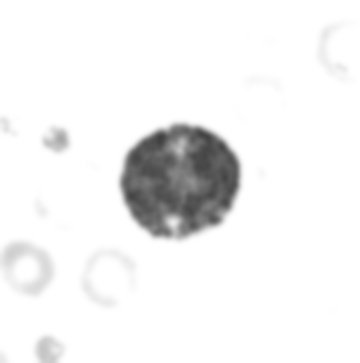
#> input picture Demo/Basophil/BA_47.jpg, 360 x 363 px, found by its file name; its folder holds only this picture in this run
$ jupyter execute --allow-errors wbc_cnn.ipynb   (shell and % lines are left out)
#> lines starting #> are read from the running program, lines starting #| are printed output that depends on the picture
# Classification of White Blood Cell Images using Convolutionary Neural Networks

**Required dataset**

Double-labelled RaabinWBC: https://dl.raabindata.com/WBC/Cropped_double_labeled/

PBC dataset: https://data.mendeley.com/datasets/snkd93bnjr/1

**Required environment**

pytorch 2.2.2

python 3.8

[cell 1]
# import libraries
import os
import cv2
import torch
from torch.utils.data import DataLoader, random_split
from torchvision.datasets import ImageFolder
import torchvision.transforms as transforms
from torchvision import models
import torch.nn as nn
import torch.optim as optim
from torcheval.metrics.functional import multiclass_f1_score, multiclass_accuracy, multiclass_confusion_matrix, multiclass_precision, multiclass_recall
import numpy as np
import pandas as pd
import seaborn as sns
import matplotlib.pyplot as plt
from matplotlib.ticker import PercentFormatter
from sklearn.metrics import confusion_matrix

## Data Preprocessing

Using OpenCV to transform colored images to grayscale images with addition of embossing, shadow, brightness, halo ring, etc...

[cell 2]
# Define function to transform image in each folder and save to a new folder

def transform_images(input_folder, output_folder, bright,highlight,black):
#> in transform_images, image is the input picture: shape (363, 360, 3); min 63, max 255, mean 241.4
    def transform_image(image):
        # Convert the image to HSV
        hsv_image = cv2.cvtColor(image, cv2.COLOR_BGR2HSV)
#> hsv_image: shape (363, 360, 3); mean H, S, V 0, 0, 241.4

        # Split the HSV image into its components
        h, s, v = cv2.split(hsv_image)
#> h: shape (363, 360); every value is 0

        # Define the embossing kernel
        kernel = np.array([[0, -1, -1],
                           [1, 0, -1],
                           [1, 1, 0]])

        # Apply convolution to the value component
        embossed_v = cv2.filter2D(v, -1, kernel)
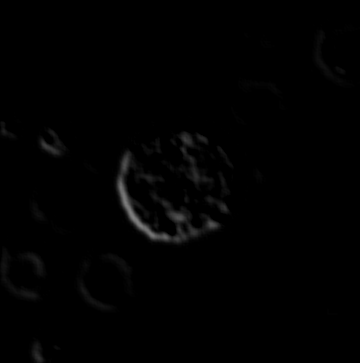
#> embossed_v: shape (363, 360); min 0, max 128, mean 1.6

        # Invert the colors
        inverted_embossed_v = 255 - embossed_v
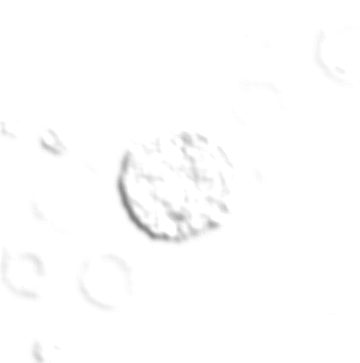
#> inverted_embossed_v: shape (363, 360); min 127, max 255, mean 253.4

        # Add more gray color by blending the smoothed image with the original value component
        blended_v = cv2.addWeighted(v, 1.0, inverted_embossed_v, 0.1, 20)
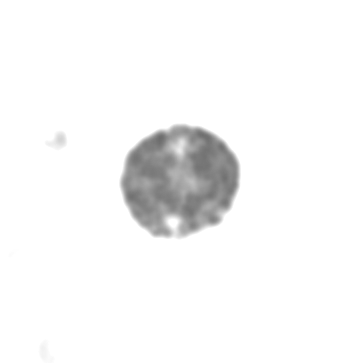
#> blended_v: shape (363, 360); min 108, max 255, mean 246.6

        # Increase shadow black
        increased_shadow_black_v = cv2.addWeighted(blended_v, 0.7, np.zeros_like(blended_v), 0, black)
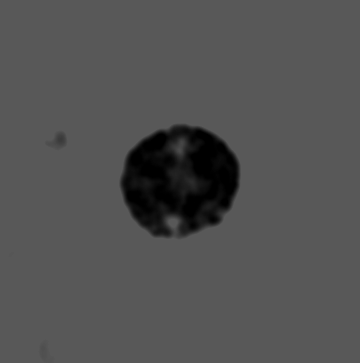
#> increased_shadow_black_v: shape (363, 360); min 0, max 88, mean 82.2

        # Increase brightness
        enhance_v = cv2.addWeighted(increased_shadow_black_v, bright , np.zeros_like(increased_shadow_black_v), 0, 10)
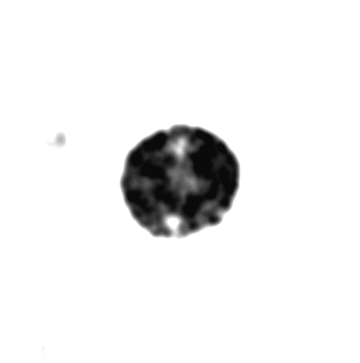
#> enhance_v: shape (363, 360); min 10, max 255, mean 239.2

        # Create a halo ring
        halo_mask = cv2.GaussianBlur(enhance_v, (0, 0), 10)
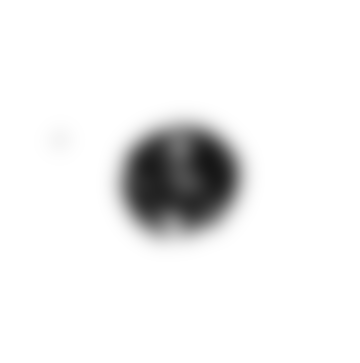
#> halo_mask: shape (363, 360); min 22, max 255, mean 239.2
        halo_ring = cv2.addWeighted(enhance_v, 1.5, halo_mask, -0.5, 0)

        # Increase highlight
        increased_highlight_v = cv2.addWeighted(halo_ring, 1, np.zeros_like(halo_ring), 0, highlight)


        # Apply Gaussian blur to smooth the image
        smoothed_image = cv2.GaussianBlur(increased_highlight_v, (15, 15), 0)

        return smoothed_image

    # Create the output folder if it doesn't exist
    if not os.path.exists(output_folder):
        os.makedirs(output_folder)

    # Loop through image files in the input folder
    for filename in os.listdir(input_folder):
        if filename.endswith('.jpg') or filename.endswith('.jpeg') or filename.endswith('.png'):
            # Load the image
            img_path = os.path.join(input_folder, filename)
            image = cv2.imread(img_path)

            # Apply transformation
            transformed_image = transform_image(image)

            # Save the transformed image to the output folder
            output_path = os.path.join(output_folder, filename)
            cv2.imwrite(output_path, transformed_image)

    print("Transformation complete.")

Apply the defined function to transform images in Train, Test A, and PBC

[cell 3]
# Transform image in Train dataset
transform_images('./data/RaabinWBC/Train/Basophil', './data/RaabinWBC/Train_gray/Basophil',3,10,-90)
#> (the rest of this cell did not finish here and is left out)

transform_images('./data/RaabinWBC/Train/Lymphocyte', './data/RaabinWBC/Train_gray/Lymphocyte',2.4,15,-100)
transform_images('./data/RaabinWBC/Train/Monocyte', './data/RaabinWBC/Train_gray/Monocyte',2.3,15,-100)
transform_images('./data/RaabinWBC/Train/Neutrophil', './data/RaabinWBC/Train_gray/Neutrophil',2.3,15,-80)
# Transform image in TestA dataset
transform_images('./data/RaabinWBC/TestA/Lymphocyte', './data/RaabinWBC/TestA_gray/Lymphocyte',2.4,15,-100)
transform_images('./data/RaabinWBC/TestA/Neutrophil', './data/RaabinWBC/TestA_gray/Neutrophil',2.3,15,-80)
transform_images('./data/RaabinWBC/TestA/Basophil', './data/RaabinWBC/TestA_gray/Basophil',3,10,-90)
transform_images('./data/RaabinWBC/TestA/Eosinophil', './data/RaabinWBC/TestA_gray/Eosinophil',2.4,15,-100)
transform_images('./data/RaabinWBC/TestA/Monocyte', './data/RaabinWBC/TestA_gray/Monocyte',2.3,15,-100)
# Transform image in PBC dataset
transform_images('./data/PBC/Lymphocyte', './data/RaabinWBC/PBC_gray/Lymphocyte',2.4,15,-100)
transform_images('./data/PBC/Neutrophil', './data/RaabinWBC/PBC_gray/Neutrophil',2.3,15,-80)
transform_images('./data/PBC/Basophil', './data/RaabinWBC/PBC_gray/Basophil',3,10,-90)
transform_images('./data/PBC/Eosinophil', './data/RaabinWBC/PBC_gray/Eosinophil',2.4,15,-100)
transform_images('./data/PBC/Monocyte', './data/RaabinWBC/PBC_gray/Monocyte',2.3,15,-100)

## Loading Images

Use GPU for robusting training if possible.

#> (a cell that did not finish here is left out)

Define the transformation for loading colored and grayscale images

#> (a cell that did not finish here is left out)

Load colored images and grayscales from their subfolders. Split the data into training and testing sets.

#> (a cell that did not finish here is left out)

Check the name of classes in grayscale and colored datasets

#> (a cell that did not finish here is left out)

#> (a cell that did not finish here is left out)

## Weight Cross Entropy Loss Function

Define function to calculate weight for weighted loss function

[cell 9]
# Define function for calculate weights
def calculate_class_weights(loader):
    class_counts = torch.zeros(len(loader.dataset.dataset.classes))
    total_samples = 0
    for _, labels in loader:
        class_counts += torch.bincount(labels, minlength=len(loader.dataset.dataset.classes))
        total_samples += len(labels)
    class_weights = total_samples / (class_counts * len(loader.dataset.dataset.classes))
    return class_weights

Define the CNN model

#> (a cell that did not finish here is left out)

Calculate weight and assign to a criterion CrossEntropyLoss. Define optimizer.

#> (a cell that did not finish here is left out)

Show weights of each class that we added to the model.

#> (a cell that did not finish here is left out)

## Model Training

The model will be fine-tuned with color images for 10 epochs then grayscale images for 20 epochs.

[cell 13]
# Initialize empty lists to store loss values
train_gray_losses = []
valid_gray_losses = []
train_color_losses = []
valid_color_losses = []

# Training with color images
epochs = 10
min_valid_loss = np.inf

#> (the rest of this cell did not finish here and is left out)

#> (a cell that did not finish here is left out)

Plot the learning curve to examine overfitting

[cell 15]
plt.figure(figsize=(14, 5))

# Plotting the loss curve for the gray dataset
plt.subplot(1, 2, 1)
epochs = range(1, len(train_gray_losses) + 1)
plt.plot(epochs, train_gray_losses, 'b', label='Training')
plt.plot(epochs, valid_gray_losses, 'orange', label='Validation')
plt.title('Loss: Traning on Gray Dataset', fontsize=18)
plt.xlabel('Epochs', fontsize=14)
plt.ylabel('Loss', fontsize=14)
plt.legend(fontsize=14)
plt.xticks(range(0, 22, 2))
plt.yticks([i / 100 for i in range(0, 41, 5)])

# Plotting the loss curve for the colored dataset
plt.subplot(1, 2, 2)
epochs = range(1, len(train_color_losses) + 1)
plt.plot(epochs, train_color_losses,'b', label='Training')
plt.plot(epochs, valid_color_losses,'orange', label='Validation')
plt.title('Loss: Training on Colored Dataset', fontsize=18)
plt.xlabel('Epochs', fontsize=14)
plt.ylabel('Loss', fontsize=14)
plt.legend(fontsize=14)
plt.xticks(range(0, 11))
plt.yticks([i / 100 for i in range(0, 41, 5)])
plt.show()
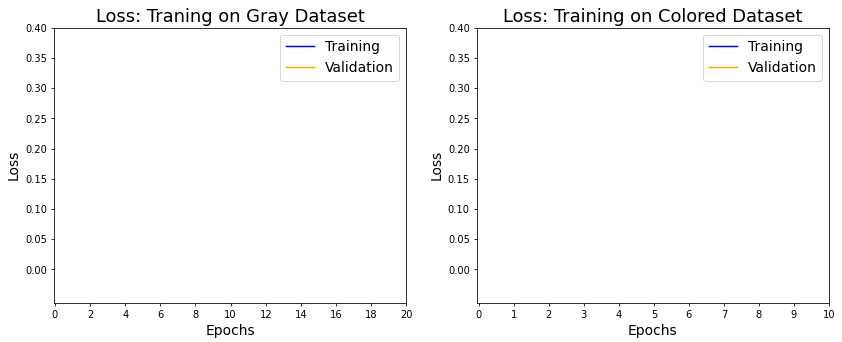
#> figure drawn by matplotlib, 2 panels
